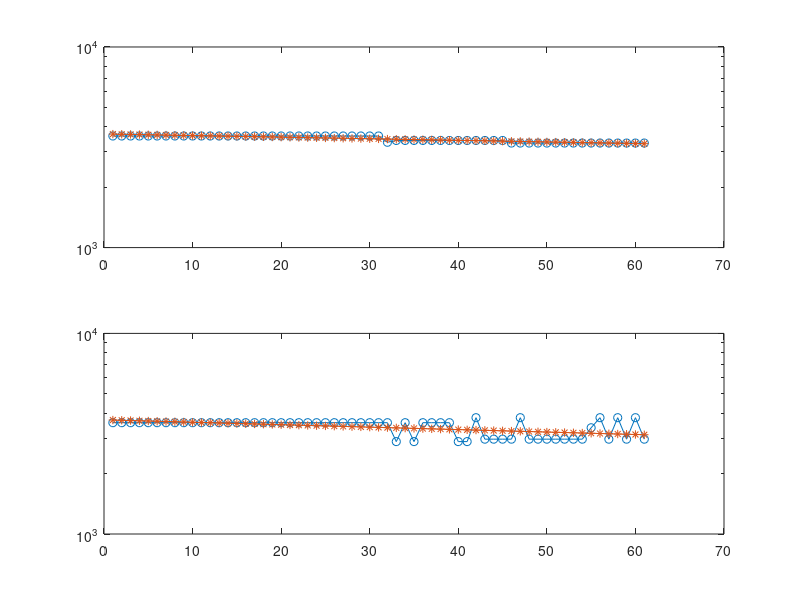

Here is the MATLAB script that generated this plot:
x=1:61;
y=[ 2000	2000	2050	2050	2050	2050	2000	2050	2050	2000	2000	2000	2000	2000	2050	2050	2000	2000	2000	2000	2050	2050	2000	2000	2050	2050	2050	2050	2000	2000	2050	2000	2050	2050	2000	2050	2025	2000	2000	2000	2050	2000	2000	2050	2000	2050	2000	2050	2000	2050	2050	2050	2050	2050	2050	2050	2050	2000	2050	2050	2000;
    3600	3600	3600	3600	3600	3600	3600	3600	3600	3600	3600	3600	3600	3600	3600	3600	3600	3600	3600	3600	3600	3600	3600	3600	3600	3600	3600	3600	3600	3600	3600	3350	3420	3420	3420	3420	3420	3420	3420	3420	3420	3420	3420	3420	3420	3320	3320	3320	3320	3320	3320	3320	3320	3320	3320	3320	3320	3320	3320	3320	3320;
    2499	2499	2499	2499	2499	2998	2499	2499	2999	2499	2499	2499	2499	2499	2499	2499	2499	2499	2999	2499	2499	3298	2999	2499	2499	2499	2999	2499	2999	2499	2999	2998	2499	2499	2999	2499	2749	2999	2999	2499	2499	2499	2499	2499	2999	2499	2499	2499	2499	1999	1999	1999	1999	2149	2299	1999	2499	1999	2499	2299	2299;
    3588	3588	3588	3588	3588	3588	3588	3588	3588	3588	3588	3588	3588	3588	3588	3588	3588	3588	3588	3588	3588	3588	3588	3588	3588	3588	3588	3588	3588	3588	3588	3588	2888	3588	2888	3588	3588	3588	3588	2888	2888	3800	2970	2970	2970	2970	3800	2970	2970	2970	2970	2970	2970	2970	3385	3800	2970	3800	2970	3800	2970
   ];
% p4=polyfit(x,log(y(2,:)),2)
% Y4=exp(polyval(p4,x));
% subplot(211);
% semilogy(x,y(2,:),'-o',x,Y4,'-*')

v=log(y(2,:))
p3=polyfit(x,v,1)
Y3=exp(polyval(p3,x));
subplot(211);
semilogy(x,y(2,:),'-o',x,Y3,'-*')
a=exp(p3(2))
hold on

v=log(y(4,:))
p3=polyfit(x,v,1)
Y3=exp(polyval(p3,x));
subplot(212);
semilogy(x,y(4,:),'-o',x,Y3,'-*')
a=exp(p3(2))
%6
% p4=polyfit(x,log(y(4,:)),2)
% Y4=exp(polyval(p4,x));
% subplot(212);
% semilogy(x,y(4,:),'-o',x,Y4,'-*')